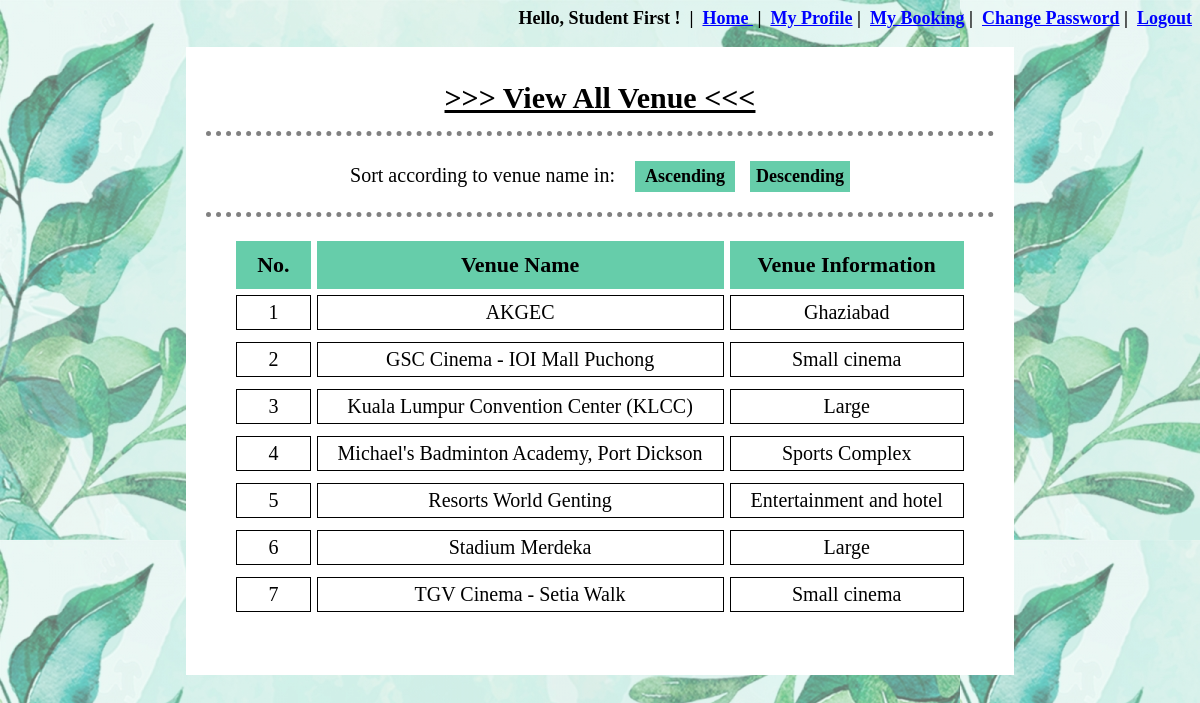
/venue_manage_view.php (signed in), run on the app's committed database.
### tables this page shows
CREATE TABLE `venue_details` (
  `VenueID` int(11) NOT NULL,
  `VenueName` varchar(80) NOT NULL,
  `VenueInfo` varchar(100) NOT NULL
);

### venue_manage_view.php (the view, shortened to what this page needs)
<?php
	include "database/connect.php";
	include 'session.php';
?>
<!DOCTYPE html>
<html>
<head>
</head>
<body background="image\bg.png">
	<div id="view" align="center">
		<br>
		<p><span style="text-decoration: underline;font-weight: 900;font-size: 30px"> >>> View All Venue <<< </span></p>
		<hr>
		<form action="venue_manage_view.php" method="POST" style="font-size: 20px;">
			Sort according to venue name in: &nbsp;&nbsp;
			<input type="submit" name="ascending" value="Ascending">&nbsp;&nbsp;
			<input type="submit" name="descending" value="Descending">
		</form>
		<hr>
		<table align="center" cellpadding="20px" cellspacing="6px">
			<tr>
				<th>No.</th>
				<th>Venue Name</th>
				<th>Venue Information</th>
			</tr>
			<?php
				$conn = mysqli_connect($servername, $username, $password, $dbname);
				if (isset($_POST['ascending'])) {
					$count=0;
					$read_venue = "SELECT * FROM venue_details ORDER BY VenueName ASC";
					$result_read_venue = mysqli_query($conn, $read_venue);
					if(mysqli_num_rows($result_read_venue)>0){
						while($row = mysqli_fetch_array($result_read_venue, MYSQLI_ASSOC)){
							$count=$count+1;
							echo "<tr>";
							echo "<td>".$count."</td>";
							echo "<td>".$row['VenueName']."</td>";
							echo "<td>".$row['VenueInfo']."</td>";
							echo "<tr>";
						}
					}
				}
				else{
					$count=0;
					$read_venue = "SELECT * FROM venue_details ORDER BY VenueName ASC";
					$result_read_venue = mysqli_query($conn, $read_venue);
					if(mysqli_num_rows($result_read_venue)>0){
						while($row = mysqli_fetch_array($result_read_venue, MYSQLI_ASSOC)){
							$count=$count+1;
							echo "<tr>";
							echo "<td>".$count."</td>";
							echo "<td>".$row['VenueName']."</td>";
							echo "<td>".$row['VenueInfo']."</td>";
							echo "<tr>";
						}
					}
				}
			?>
		</table>
	</div>
</body>
</html>

### venue_manage_view.php (style rules this page uses)
form { margin-left: 60px; margin-top: 15px; margin-right: 60px; }
table { max-width:1200px; margin-bottom:50px; margin-left:auto; margin-right:auto; background-color: white; text-align:center; }
th { background-color: #66CDAA; border:1px solid #66CDAA; font-size: 22px; text-align: center; padding-top: 10px ; padding-bottom: 10px ; }
td { border:1px solid black; font-size: 20px; font-family: Times New Roman; text-align: center; padding-top: 5px ; padding-bottom: 5px ; }
input[type=submit] { padding: 5px; color: black; border: none; background-color: #66CDAA; font-weight: 700; font-family: Times New Roman; font-size: 18px; text-align: center; width: 100px; }
div { margin: auto; padding-bottom: 1px; width: 70%; background-color: white; }
hr { border-top: 5px dotted grey; border-bottom: none; border-left: none; border-right: none; width: 95%; padding-top: 10px }

### data on the page
venue_details: VenueName "AKGEC", VenueInfo "Ghaziabad"
venue_details: VenueName "GSC Cinema - IOI Mall Puchong", VenueInfo "Small cinema"
venue_details: VenueName "Kuala Lumpur Convention Center (KLCC)", VenueInfo "Large"
venue_details: VenueName "Michael's Badminton Academy, Port Dickson", VenueInfo "Sports Complex"
venue_details: VenueName "Resorts World Genting", VenueInfo "Entertainment and hotel"
venue_details: VenueName "Stadium Merdeka", VenueInfo "Large"
venue_details: VenueName "TGV Cinema - Setia Walk", VenueInfo "Small cinema"

### other printed values
$_SESSION['UserFullName'] "Student First"
